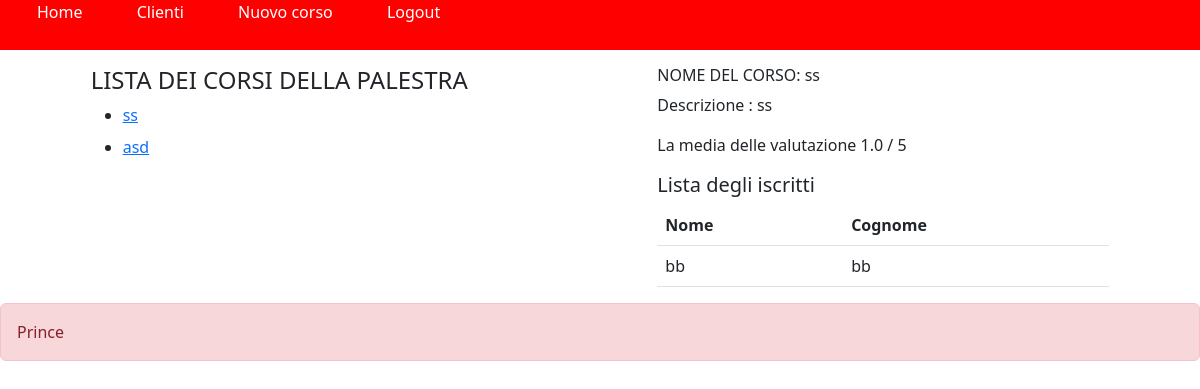
/corsi/1 (signed in), run on an earlier commit of the app's database.
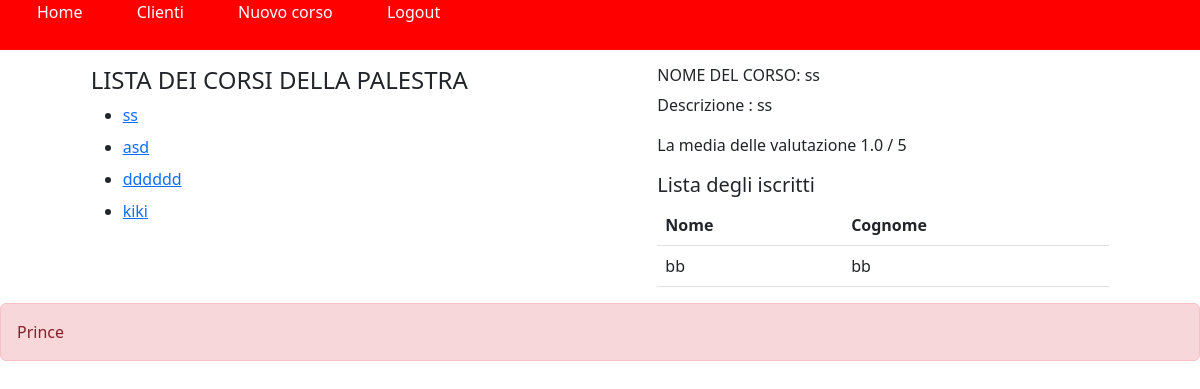
And on a later commit of the database.
### tables this page shows
CREATE TABLE corso ( 
            id INTEGER NOT NULL PRIMARY KEY,
    	    titolo TEXT NOT NULL,
    	    descrizione TEXT NOT NULL,
    	    istruttore TEXT NOT NULL UNIQUE,
    	    startTime DATE NOT NULL ,
    	    endTime DATE NOT NULL
        );

CREATE TABLE corso_iscritto ( 
            id_user INTEGER NOT NULL,
            id_corso INTEGER NOT NULL,
            voto INTEGER,
            CONSTRAINT key_c_i PRIMARY KEY (id_user, id_corso)  
        );

CREATE TABLE user 
    ( 
        id INTEGER PRIMARY KEY,
	    nome TEXT NOT NULL,
	    cognome TEXT NOT NULL,
	    email TEXT NOT NULL UNIQUE,
	    ruolo TEXT NOT NULL ,
	    password TEXT NOT NULL ,
	    dataDeactivazione DATE
    );

### main.py (the view)
@app.route("/corsi/<int:id>")
def corsoById(id,message=""):
    res = corsodao.getCorsoById(id, session['id'],session['ruolo'])
    role = session['ruolo']
    listacorsi = corsodao.getCorsi(role)
    if not session['ruolo']:
        return render_template('corsi.html', listacorsi=listacorsi, corso=res['corso'])
    return render_template('corsi.html', session=session, listacorsi=listacorsi, corso=res['corso'])

### corsodao.py (called while the page is built, shortened)
def mapper(d):
    data = {}
    data['id'] = d[0]
    data['titolo'] = d[1]
    data['descrizione'] = d[2]
    data['istruttore'] = d[3]
    data['startTime'] = d[4]
    data['endTime'] = d[5]
    return data

def getCorsi(role):
    res = {}
    try:
        sql = ("""
                SELECT id,titolo,descrizione,istruttore,startTime,endTime
                FROM corso
            """)
        conn = sqlite3.connect('palestra.db')
        cursor = conn.cursor()
        cursor.execute(sql)
        mapped = []
        for data in cursor.fetchall():
            mapped.append(mapper(data))
        res['result'] = True
        res['data'] = mapped
    except Exception as e:
        return []
        print('ERROR', str(e))
    cursor.close()
    conn.close()
    return mapped

def getCorsoById(id, idUser, ruolo):
    res = {}
    try:
        sql = ("""
                SELECT id,titolo,descrizione,istruttore,startTime,endTime
                FROM corso
                WHERE id = ?
            """)
        conn = sqlite3.connect('palestra.db')
        cursor = conn.cursor()
        cursor.execute(sql, (id,))
        data = mapper(cursor.fetchone())
        media = getMediaVoto(id, idUser)
        data['media'] = media
        res['corso'] = data
        if ruolo == "ADMIN":
            iscritti = getIscritti(id)
            data['iscritti'] = iscritti
            res['result'] = True
            return res
        res['result'] = True
    except Exception as e:
        res['result'] = True
        res['message'] = str(e)
        print('ERROR', str(e))
    cursor.close()
    conn.close()
    return res

def getIscritti (id) :
    try:
        sql = ("""
            SELECT u.nome, u.cognome, ci.voto
            FROM  corso_iscritto ci , user u
            WHERE ci.id_corso = ? AND u.id = ci.id_user
        """)
        conn = sqlite3.connect('palestra.db')
        cursor = conn.cursor()
        cursor.execute(sql, (id,))
        mapped = []
        for data in cursor.fetchall():
            mapped.append({ 'nome': data[0], 'cognome': data[1], 'voto': data[2] })
        cursor.close()
        conn.close()
        return mapped
    except Exception as e:
        print('ERROR', str(e))
        cursor.close()
        conn.close()
        return []

### templates/corsi.html (shortened to what this page needs)
{% extends "base.html" %}
{%block mainbody %}
<div  class="container-fluid mt-3">
    <div class="row justify-content-evenly">
        <div class="col-xl-5 col-md-6 col-12">
            <div class="container-fluid">
                <h4> LISTA DEI CORSI DELLA PALESTRA</h4>
                <ul>
                    {% for corso in listacorsi %}
                    <li class="my-2">
                        <a href="{{url_for('corsoById', id=corso.id)}}">{{corso.titolo | e}}</a>
                    </li>
                    {% endfor %}
                </ul>
            </div>
        </div>
        <div class="col-xl-5 col-md-6 col-12">
            <div class="container-fluid">
                {% if corso %}
                    <h6>NOME DEL CORSO: {{corso.titolo | e}}</h6>
                    <p>Descrizione : {{corso.descrizione | e}}</p>
                    {% if corso.media %}
                        <p>La media delle valutazione {{ corso.media | e}} / 5 </p>
                    {% endif %}
                    {% if corso.iscritti %}
                        <h5>Lista degli iscritti</h5>
                        <table class="table">
                            <thead>
                            <tr>
                                <th>Nome</th>
                                <th>Cognome</th>
                            </tr>
                            </thead>
                            <tbody>
                            {% if corso.iscritti |  length > 0 %}
                                {% for iscritto in corso.iscritti %}
                                <tr>
                                    <td>{{iscritto.nome | e}} </td>
                                    <td>{{iscritto.cognome | e}}</td>
                                </tr>
                                {% endfor %}
                            {% else %}
                            <tr>Non ci sono iscritti</tr>
                            {% endif %}
                            </tbody>
                        </table>
                    {% endif %}
                {% endif %}
            </div>
        </div>
    </div>
</div>
{% endblock %}

### templates/base.html (shortened to what this page needs)
<!doctype html>
<html lang="en">
<head>
  <link href="https://cdn.jsdelivr.net/npm/bootstrap@5.2.2/dist/css/bootstrap.min.css" rel="stylesheet"
>
  <link rel="stylesheet" href="{{ url_for('static', filename='style.css') }}">
</head>
<body>
<header id="myheader">
    <nav class="nav">
      <div class="container-fluid">
        <a href="/" class="nav-item">Home</a>
          {% if not session.email %}
            <a href="/login" class="nav-item">Login</a>
            <a href="/register" class="nav-item">Register</a>
          {% else %}
            {% if session.ruolo == "CLIENTE" %}
              <a href="{{url_for('abbonamento')}}" class="nav-item">Abbonamento</a>
            {% else %}
              <a href="{{url_for('clienti')}}" class="nav-item">Clienti</a>
              <a href="{{url_for('nuovoCorso')}}" class="nav-item">Nuovo corso</a>
            {% endif %}
            <a href="/logout" class="nav-item">Logout</a>
          {% endif %}
      </div>
    </nav>
  </header>
   <main>
     {%block mainbody %}{% endblock %}
   </main>
   <footer class="mb-0 alert alert-danger"> Prince
   </footer>
</body>
</html>

### static/style.css (style rules this page uses)
.nav { background-color: red; height: 50px; display: flex; }
.nav-item { color: white; padding: 25px 25px 25px 25px; margin-top: 25px; text-decoration: none; }

What changed in the data, as far as the page shows it:
added corso: titolo "dddddd"
added corso: titolo "kiki"
